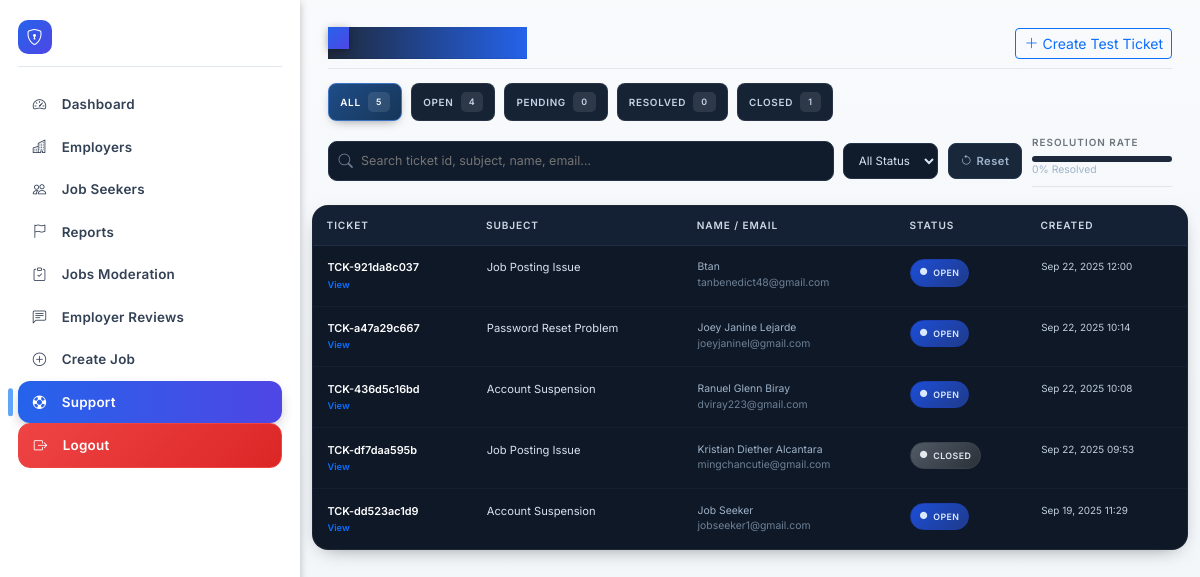
The page /admin_support_tickets.php (signed in) on the database its author committed.
### tables this page shows
CREATE TABLE `support_tickets` (
  `ticket_id` varchar(40) NOT NULL,
  `user_id` varchar(40) DEFAULT NULL,
  `name` varchar(150) NOT NULL,
  `email` varchar(190) NOT NULL,
  `subject` varchar(150) NOT NULL,
  `message` text NOT NULL,
  `status` enum('Open','Pending','Resolved','Closed') NOT NULL DEFAULT 'Open',
  `created_at` timestamp NOT NULL DEFAULT current_timestamp(),
  `updated_at` timestamp NULL DEFAULT NULL
);

### classes/SupportTicket.php (called while the page is built, shortened)
<?php
class SupportTicket
{
    public static function list(array $opts = []): array {
        $pdo = Database::getConnection();
        $status = $opts['status'] ?? null;
        $search = trim($opts['search'] ?? '');
        $params = [];
        $where = [];
        $sql = "SELECT t.ticket_id, t.user_id, t.name, t.email, t.subject, t.message, t.status,
                       t.created_at, t.updated_at,
                       u.role AS user_role
                FROM support_tickets t
                LEFT JOIN users u ON u.user_id = t.user_id";
        $sql .= ' ORDER BY t.created_at DESC LIMIT 200';
        $stmt = $pdo->prepare($sql);
        $stmt->execute($params);
        return $stmt->fetchAll();
    }
}

### admin_support_tickets.php (the view, shortened to what this page needs)
<?php
require_once 'classes/SupportTicket.php';
$statusFilter = $_GET['status'] ?? '';
$search = $_GET['q'] ?? '';
$tickets = SupportTicket::list(['status' => $statusFilter ?: null, 'search' => $search]);
$counts = ['total' => 0, 'Open' => 0, 'Pending' => 0, 'Resolved' => 0, 'Closed' => 0];
foreach ($tickets as $t) {
    $counts['total']++;
    $s = $t['status'];
    if (isset($counts[$s])) $counts[$s]++;
}
$resolvedPct = $counts['total'] ? round(($counts['Resolved'] / $counts['total']) * 100, 1) : 0;
include 'includes/header.php';
?>
<div class="admin-layout">
    <?php include 'includes/admin_sidebar.php'; ?>
    <div class="admin-main">
        <div class="tickets-topbar fade-in">
            <div class="d-flex justify-content-between align-items-center flex-wrap gap-2">
                <h2 class="h6 fw-semibold mb-0 d-flex align-items-center" style="letter-spacing:.5px"><i class="bi bi-life-preserver me-2"></i>Support Tickets</h2>
                <a href="support_contact.php" class="btn btn-sm btn-outline-primary"><i class="bi bi-plus-lg me-1"></i>Create Test Ticket</a>
            </div>
            <div class="t-chips" id="ticketChips">
                <div class="t-chip active" data-filter="">All <span class="count"><?= $counts['total']; ?></span></div>
                <div class="t-chip" data-filter="Open">Open <span class="count"><?= $counts['Open']; ?></span></div>
                <div class="t-chip" data-filter="Pending">Pending <span class="count"><?= $counts['Pending']; ?></span></div>
                <div class="t-chip" data-filter="Resolved">Resolved <span class="count"><?= $counts['Resolved']; ?></span></div>
                <div class="t-chip" data-filter="Closed">Closed <span class="count"><?= $counts['Closed']; ?></span></div>
            </div>
            <div class="t-filters">
                <div class="search-box"><i class="bi bi-search"></i><input type="text" id="ticketSearch" placeholder="Search ticket id, subject, name, email..."></div>
                <select id="ticketStatusSelect">
                    <option value="">All Status</option>
                </select>
                <button type="button" class="reset-btn" id="ticketReset"><i class="bi bi-arrow-counterclockwise me-1"></i>Reset</button>
                <div class="ms-auto small text-secondary d-flex flex-column" style="min-width:140px">
                    <span class="fw-semibold" style="font-size:.62rem;letter-spacing:.1em;text-transform:uppercase">Resolution Rate</span>
                    <div class="resolution-bar"><span style="width:<?= $resolvedPct; ?>%"></span></div>
                    <span style="font-size:.65rem;color:#9fb3c9"><?= $resolvedPct; ?>% Resolved</span>
                </div>
            </div>
        </div>
        <div class="tickets-wrapper fade-in" id="ticketsWrapper">
            <table class="tickets-table" id="ticketsTable">
                <thead>
                    <tr>
                        <th data-sort="ticket">Ticket</th>
                        <th data-sort="subject">Subject</th>
                        <th data-sort="name">Name / Email</th>
                        <th data-sort="status">Status</th>
                        <th data-sort="created">Created</th>
                    </tr>
                </thead>
                <tbody>
                    <?php foreach ($tickets as $t): $st = $t['status']; ?>
                        <tr data-status="<?= htmlspecialchars($st); ?>">
                            <td style="font-size:.68rem;font-weight:600;color:#fff">
                                <?= htmlspecialchars($t['ticket_id']); ?><br>
                                <a class="text-decoration-none" style="font-size:.58rem" href="admin_support_tickets.php?view=<?= urlencode($t['ticket_id']); ?>">View</a>
                            </td>
                            <td style="font-size:.7rem;color:#d7e2ef"><?= htmlspecialchars(mb_strimwidth($t['subject'], 0, 70, '…')); ?></td>
                            <td style="font-size:.65rem;color:#9fb3c9">
                                <?= htmlspecialchars($t['name']); ?><br>
                                <span style="color:#6e8196"><?= htmlspecialchars($t['email']); ?></span>
                            </td>
                            <td><span class="status-pill st-<?= htmlspecialchars($st); ?>"><i class="bi bi-circle-fill" style="font-size:.45rem"></i><?= htmlspecialchars($st); ?></span></td>
                            <td style="font-size:.62rem;color:#c2cfdd;white-space:nowrap"><?= htmlspecialchars(date('M d, Y H:i', strtotime($t['created_at']))); ?></td>
                        </tr>
                    <?php endforeach; ?>
                </tbody>
            </table>
        </div>
    </div>
</div>
<?php include 'includes/footer.php'; ?>

### includes/header.php (style rules this page uses)
body { font-family: 'Inter', system-ui, -apple-system, "Segoe UI", Roboto, Ubuntu, sans-serif; }
.admin-main { padding-bottom: 1.25rem !important; }
.admin-layout { min-height: 100vh; }

### includes/admin_sidebar.php (style rules this page uses)
:root { --admin-sidebar-width: 300px; --admin-sidebar-bg: #0f172a; --admin-sidebar-bg-alt: #1e293b; --admin-sidebar-border: #1e293b; --admin-sidebar-link: #d1d5db; --admin-sidebar-link-hover: #fff; --admin-sidebar-link-active-bg: linear-gradient(90deg,#2563eb,#4f46e5); --admin-sidebar-link-active: #fff; }
@media (prefers-color-scheme: light) { :root { --admin-sidebar-bg:#ffffff; --admin-sidebar-bg-alt:#f1f5f9; --admin-sidebar-border:#e2e8f0; --admin-sidebar-link:#334155; --admin-sidebar-link-hover:#1e293b; } }
.admin-layout { display:flex; align-items:stretch; }
.admin-main { flex:1; padding:1.7rem 1.75rem 2.75rem; background:linear-gradient(180deg,#f8fafc,#f1f5f9); min-height:100vh; }

### rows shown on the page
support_tickets: ticket_id "TCK-921da8c037", subject "Job Posting Issue", name "Btan", email "tanbenedict48@gmail.com", status "OPEN", created_at "Sep 22, 2025 12:00"
support_tickets: ticket_id "TCK-a47a29c667", subject "Password Reset Problem", name "Joey Janine Lejarde", email "joeyjaninel@gmail.com", status "OPEN", created_at "Sep 22, 2025 10:14"
support_tickets: ticket_id "TCK-436d5c16bd", subject "Account Suspension", name "Ranuel Glenn Biray", email "dviray223@gmail.com", status "OPEN", created_at "Sep 22, 2025 10:08"
support_tickets: ticket_id "TCK-df7daa595b", subject "Job Posting Issue", name "Kristian Diether Alcantara", email "mingchancutie@gmail.com", status "CLOSED", created_at "Sep 22, 2025 09:53"
support_tickets: ticket_id "TCK-dd523ac1d9", subject "Account Suspension", name "Job Seeker", email "jobseeker1@gmail.com", status "OPEN", created_at "Sep 19, 2025 11:29"

### other values the page prints
$item['label'] "Dashboard"
$item['label'] "Employers"
$item['label'] "Job Seekers"
$item['label'] "Reports"
$item['label'] "Jobs Moderation"
$item['label'] "Employer Reviews"
$item['label'] "Create Job"
$item['label'] "Support"
$item['label'] "Logout"
$counts['total'] "5"
$counts['Open'] "4"
$counts['Pending'] "0"
$counts['Resolved'] "0"
$counts['Closed'] "1"
$resolvedPct "0"
